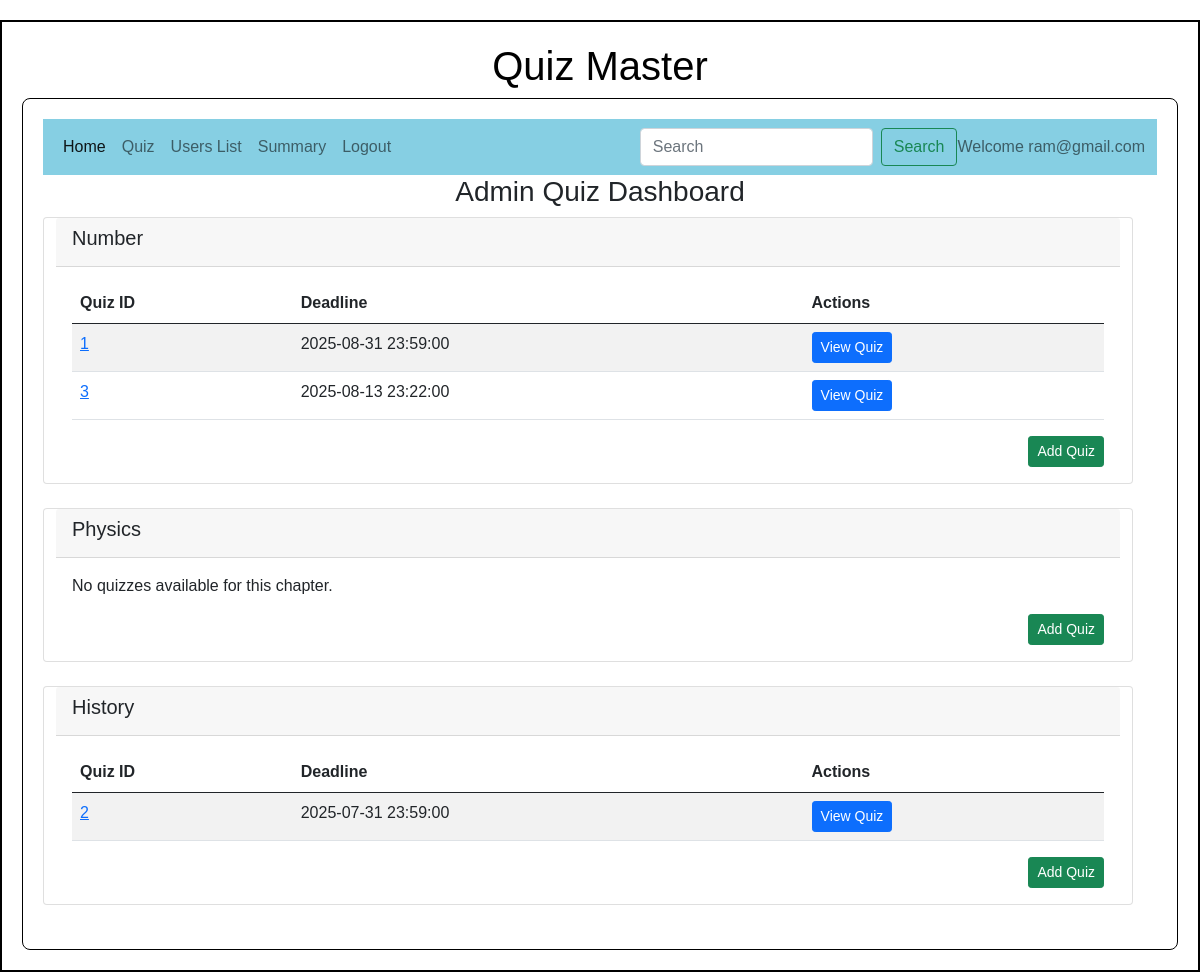
The app's page /quiz/ram@gmail.com with its own data.
### backend/models.py (models this page shows)
class Chapter(db.Model):
    __tablename__ = "chapter"
    c_id = db.Column(db.Integer, primary_key=True, autoincrement=True)
    cname = db.Column(db.String, unique=True, nullable=False)
    c_description = db.Column(db.String, nullable=False)
    s_id = db.Column(db.Integer, db.ForeignKey("subject.s_id"), nullable=False)
    quizzes = db.relationship("Quiz", cascade="all,delete", backref="chapter", lazy=True)

class Quiz(db.Model):
    __tablename__ = "quiz"
    q_id = db.Column(db.Integer, primary_key=True,  autoincrement=True)
    c_id = db.Column(db.Integer, db.ForeignKey("chapter.c_id"), nullable=False)
    q_deadline = db.Column(db.DateTime,  nullable=False)
    questions = db.relationship("Question", cascade="all,delete", backref="quiz", lazy=True)
    scores = db.relationship("Score", cascade="all,delete", backref="quiz", lazy=True)

### backend/controllers.py (the view)
@app.route("/quiz/<name>")
def quiz_dashboard(name):
    chapters = get_chapters()
    quizzes = get_quizzes()
    return render_template("quiz_dashboard.html",name = name, chapters = chapters, quizzes = quizzes)

### backend/controllers.py (called while the page is built)
def get_quizzes():
    quizzes = Quiz.query.all()
    return quizzes

def get_chapters():
    chapters = Chapter.query.all()
    return chapters

### templates/quiz_dashboard.html
{% extends "admin_layout.html" %}
{% block content %}
<div class="container">
    <h3 class="text-center">Admin Quiz Dashboard</h3>
    <div class="row">
    {% for chapter in chapters %}
    <div class = "row">
    <div class="card mb-4">
        <div class="card-header">
            <h5>{{ chapter.cname }}</h5>
        </div>
        <div class="card-body">
            {% if chapter.quizzes %}
            <table class="table table-striped">
                <thead>
                    <tr>
                        <th>Quiz ID</th>
                        <th>Deadline</th>
                        <th>Actions</th>
                    </tr>
                </thead>
                <tbody>
                    {% for quiz in chapter.quizzes %}
                    <tr>
                        <td><a href="/edit_quiz/{{quiz.q_id}}/{{name}}"> {{ quiz.q_id }}</a></td>
                        <td>{{ quiz.q_deadline.strftime('%Y-%m-%d %H:%M:%S') }}</td>
                        <td><a href="/view_quiz/{{quiz.q_id}}/{{name}}" class="btn btn-sm btn-primary">View Quiz</a></td>
                    </tr>
                    {% endfor %}
                </tbody>
            </table>
            {% else %}
            <p>No quizzes available for this chapter.</p>
            {% endif %}
            <div class="text-end"><a href="/add_quiz/{{chapter.c_id}}/{{name}}" class="btn btn-sm btn-success">Add Quiz</a></div>
        </div>
    </div>
    </div>
    {% endfor %}
    </div>
</div>
{% endblock %}

### static/styles/main.css (style rules this page uses)
* { font-family: 'Arial', sans-serif; margin: 0; padding: 0;; }

### records on screen
Chapter: cname "Number"
Quiz: q_id "1", q_deadline "2025-08-31 23:59:00"
Quiz: q_id "3", q_deadline "2025-08-13 23:22:00"
Chapter: cname "Physics", shows "No quizzes available for this chapter."
Chapter: cname "History"
Quiz: q_id "2", q_deadline "2025-07-31 23:59:00"

### other values on screen
{{ name }} "ram@gmail.com"
